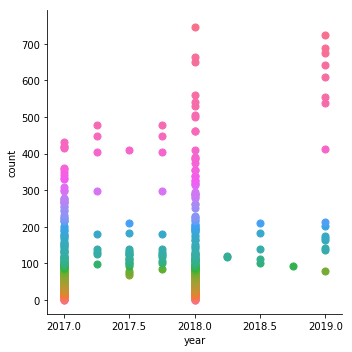

This chart was generated by the following Python code:
# -*- coding: utf-8 -*-
"""dat 4 toynbee crime final.ipynb

Automatically generated by Colaboratory.

Original file is located at
    https://colab.research.google.com/drive/1HJY4SUA0fI_Xo0-TZHz-STyJiOUmLxLQ
"""

import matplotlib.pyplot as plt #to define plot parameters
import seaborn as sns #to graphical plots
import numpy as np #to math
import pandas as pd
import datetime as dt
import matplotlib.ticker as ticker

crime_df = pd.read_csv('https://raw.githubusercontent.com/research-at-toynbee-hall/datathons/master/datasets/datathon-2019-04-24/crime_in_london/cleaned/long_london_crime_2017-2019.csv')

crime_df['yearmonthday'] = crime_df['year_month'].apply(lambda x: dt.datetime.strptime(x, '%Y-%m-%d'))
crime_df['year'] = crime_df['yearmonthday'].dt.year

#changing the format to datetime so we can plot the chart
crime_df1 = crime_df.copy()
crime_df1.index = pd.to_datetime(crime_df1['yearmonthday'], format = '%Y-%m-%d')

sns.lmplot(x = 'year', y = 'count', data = crime_df1, fit_reg = False, hue = 'count', x_bins = 3, x_ci = None,  legend = False)
